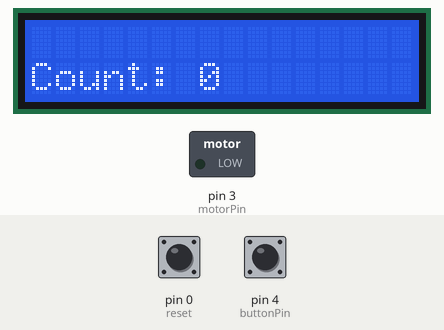
This sketch was run on a simulated Arduino Uno, built with avr-gcc and run on an emulated ATmega328P. On the bench: 16×2 character LCD, switched loads named in the sketch (green lamp = pin HIGH). The test bench sets the inputs (shaded band); at power-on: pin 4 (buttonPin) LOW, pin 0 (reset) LOW.

Above: at 0.1 s.
At 1.2 s:
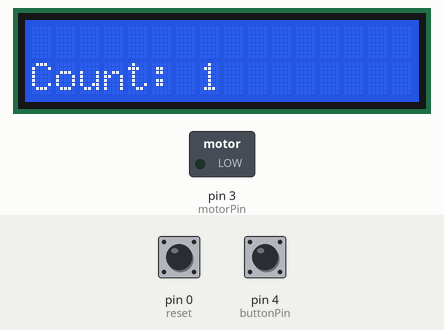
1.3 s: pin 4 (buttonPin) pulled HIGH for 1.2 s
At 2.8 s:
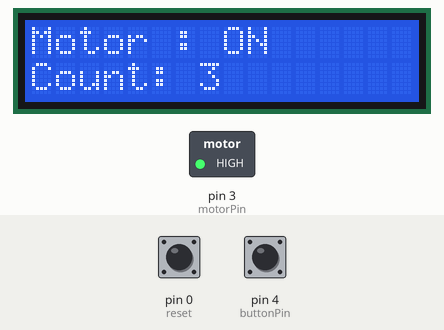
Timing chart, 0 to 12.6 s (numbered marks = the images above; inputs shaded):
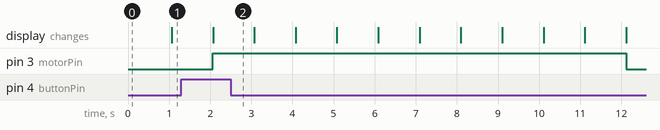

Measured:
- after the input at 1.3 s, pin 3 (motorPin): LOW → HIGH after 0.77 s, → LOW 10.0 s later; the display: changes after 0.77 s (image 2)

The sketch:

motor.ino
```cpp
#include <LiquidCrystal.h>
void fun_delay(int x);

LiquidCrystal lcd(12, 11, 10, 9, 8, 7);

long int tme = 0;
int motorPin = 3;
int buttonPin = 4;
int reset = 0;


void setup()
{

  lcd.begin(16, 2);
  pinMode(motorPin, OUTPUT);
  pinMode(buttonPin, INPUT);
  pinMode(reset, INPUT);

}

void loop()
{

  if (digitalRead(reset) == HIGH)
  {
    lcd.clear();
    tme = 0;
    digitalWrite(motorPin, LOW);
  }

  lcd.setCursor(0, 1);
  lcd.print("Count: ");
  lcd.print(tme);
  tme += 1;

  if (digitalRead(buttonPin) == HIGH)
  {
    digitalWrite(motorPin, HIGH);
    fun_delay(10);
  }

  digitalWrite(motorPin, LOW);
  delay(1000);
}

void fun_delay(int x)
{
  while (x--)
  {
    lcd.setCursor(0, 0);
    lcd.print("Motor : ON");

    lcd.setCursor(0, 1);
    lcd.print("Count: ");
    lcd.print(tme);
    tme += 1;
    delay(1000);
    lcd.setCursor (0, 0);
    for (int i = 0; i < 16; ++i)
    {
      lcd.write(' ');
    }
  }
  return ;
}
```
